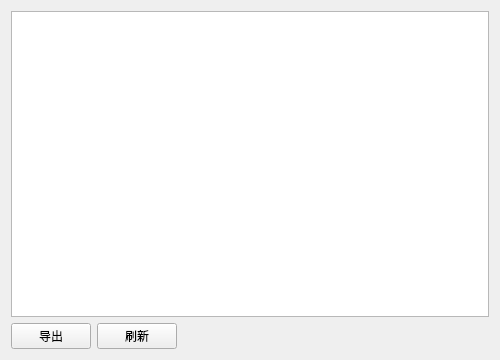
<?xml version="1.0" encoding="UTF-8"?>
<ui version="4.0">
 <class>QuantifyDisplayWindow</class>
 <widget class="QWidget" name="QuantifyDisplayWindow">
  <property name="geometry">
   <rect>
    <x>0</x>
    <y>0</y>
    <width>500</width>
    <height>360</height>
   </rect>
  </property>
  <property name="windowTitle">
   <string>Form</string>
  </property>
  <layout class="QGridLayout" name="gridLayout">
   <item row="1" column="1">
    <widget class="QPushButton" name="btnRefresh">
     <property name="text">
      <string>刷新</string>
     </property>
    </widget>
   </item>
   <item row="1" column="2">
    <spacer name="horizontalSpacer">
     <property name="orientation">
      <enum>Qt::Horizontal</enum>
     </property>
     <property name="sizeHint" stdset="0">
      <size>
       <width>55</width>
       <height>20</height>
      </size>
     </property>
    </spacer>
   </item>
   <item row="0" column="0" colspan="3">
    <widget class="QTableWidget" name="quantifyTable"/>
   </item>
   <item row="1" column="0">
    <widget class="QPushButton" name="btnExport">
     <property name="text">
      <string>导出</string>
     </property>
    </widget>
   </item>
  </layout>
 </widget>
 <resources/>
 <connections/>
</ui>
